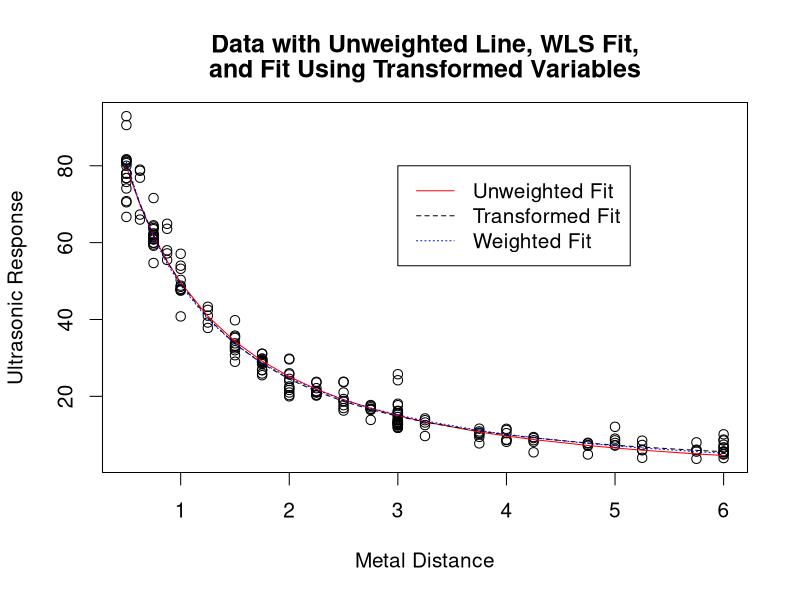

This chart was generated by the following R code:
######################################################################
##
## regression-4.6.3.5.R
##
## AUTHOR:       Jolene Splett
## MODIFICATION: 2007 Apr 19
## HANDBOOK:     4.6.3.5. Compare the Fits  
## http://www.itl.nist.gov/div898/handbook/pmd/section6/pmd635.htm

######################################################################
##
## LEFT SIDE BAR:  Three Fits to Compare

## It is interesting to compare the results of the three fits:

##    1. Unweighted fit
##    2. Transformed fit
##    3. Weighted fit 

## Create vector with dependent variable, ultrasonic response
resp = c( 92.9000,78.7000,64.2000,64.9000,57.1000,43.3000,31.1000,23.6000,
          31.0500,23.7750,17.7375,13.8000,11.5875,9.4125,7.7250,7.3500,
          8.0250,90.6000,76.9000,71.6000,63.6000,54.0000,39.2000,29.3000,
          21.4000,29.1750,22.1250,17.5125,14.2500,9.4500,9.1500,7.9125,
          8.4750,6.1125,80.0000,79.0000,63.8000,57.2000,53.2000,42.5000,
          26.8000,20.4000,26.8500,21.0000,16.4625,12.5250,10.5375,8.5875,
          7.1250,6.1125,5.9625,74.1000,67.3000,60.8000,55.5000,50.3000,
          41.0000,29.4000,20.4000,29.3625,21.1500,16.7625,13.2000,10.8750,
          8.1750,7.3500,5.9625,5.6250,81.5000,62.4000,32.5000,12.4100,
          13.1200,15.5600,5.6300,78.0000,59.9000,33.2000,13.8400,12.7500,
          14.6200,3.9400,76.8000,61.0000,32.9000,13.8700,11.8100,13.3100,
          5.4400,78.0000,63.5000,33.8000,12.5600,5.6300,12.7500,13.1200,
          5.4400,76.8000,60.0000,47.8000,32.0000,22.2000,22.5700,18.8200,
          13.9500,11.2500,9.0000,6.6700,75.8000,62.0000,48.8000,35.2000,  
          20.0000,20.3200,19.3100,12.7500,10.4200,7.3100,7.4200,70.5000,
          59.5000,48.5000,35.8000,21.0000,21.6700,21.0000,15.6400,8.1700,
          8.5500,10.1200,78.0000,66.0000,62.0000,58.0000,47.7000,37.8000,
          20.2000,21.0700,13.8700,9.6700,7.7600,5.4400,4.8700,4.0100,3.7500,
          24.1900,25.7600,18.0700,11.8100,12.0700,16.1200,70.8000,54.7000,
          48.0000,39.8000,29.8000,23.7000,29.6200,23.8100,17.7000,11.5500,
          12.0700,8.7400,80.7000,61.3000,47.5000,29.0000,24.0000,17.7000,
          24.5600,18.6700,16.2400,8.7400,7.8700,8.5100,66.7000,59.2000,
          40.8000,30.7000,25.7000,16.3000,25.9900,16.9500,13.3500,8.6200,
          7.2000,6.6400,13.6900,81.0000,64.5000,35.5000,13.3100,4.8700,
          12.9400,5.0600,15.1900,14.6200,15.6400,25.5000,25.9500,81.7000,
          61.6000,29.8000,29.8100,17.1700,10.3900,28.4000,28.6900,81.3000,
          60.9000,16.6500,10.0500,28.9000,28.9500)

## Create vector with independent variable, metal distance
dist = c(0.500,0.625,0.750,0.875,1.000,1.250,1.750,2.250,1.750,2.250,2.750,
         3.250,3.750,4.250,4.750,5.250,5.750,0.500,0.625,0.750,0.875,1.000,
         1.250,1.750,2.250,1.750,2.250,2.750,3.250,3.750,4.250,4.750,5.250,
         5.750,0.500,0.625,0.750,0.875,1.000,1.250,1.750,2.250,1.750,2.250,
         2.750,3.250,3.750,4.250,4.750,5.250,5.750,0.500,0.625,0.750,0.875,
         1.000,1.250,1.750,2.250,1.750,2.250,2.750,3.250,3.750,4.250,4.750,
         5.250,5.750,0.500,0.750,1.500,3.000,3.000,3.000,6.000,0.500,0.750,
         1.500,3.000,3.000,3.000,6.000,0.500,0.750,1.500,3.000,3.000,3.000,
         6.000,0.500,0.750,1.500,3.000,6.000,3.000,3.000,6.000,0.500,0.750,
         1.000,1.500,2.000,2.000,2.500,3.000,4.000,5.000,6.000,0.500,0.750,
         1.000,1.500,2.000,2.000,2.500,3.000,4.000,5.000,6.000,0.500,0.750,
         1.000,1.500,2.000,2.000,2.500,3.000,4.000,5.000,6.000,0.500,0.625,
         0.750,0.875,1.000,1.250,2.250,2.250,2.750,3.250,3.750,4.250,4.750,
         5.250,5.750,3.000,3.000,3.000,3.000,3.000,3.000,0.500,0.750,1.000,
         1.500,2.000,2.500,2.000,2.500,3.000,4.000,5.000,6.000,0.500,0.750,
         1.000,1.500,2.000,2.500,2.000,2.500,3.000,4.000,5.000,6.000,0.500,
         0.750,1.000,1.500,2.000,2.500,2.000,2.500,3.000,4.000,5.000,6.000,
         3.000,0.500,0.750,1.500,3.000,6.000,3.000,6.000,3.000,3.000,3.000, 
         1.750,1.750,0.500,0.750,1.750,1.750,2.750,3.750,1.750,1.750,0.500,
         0.750,2.750,3.750,1.750,1.750)

## Save data in a data frame and determine the number of observations
df = data.frame(resp,dist)
len = length(resp)

## Fit initial model
out = nls(resp ~ exp(-b1*dist)/(b2 + b3*dist),
          start=list(b1=.1,b2=.1,b3=.1))
outi = summary(out)
uressd = outi$sigma
upred = resp - outi$resid
udfout = data.frame(upred,dist)
udfout = udfout[order(dist),]

## Fit model with sqrt(Ultrasonic Response)
sqrtresp = sqrt(resp)
out = nls(sqrtresp ~ exp(-b1*dist)/(b2 + b3*dist),
          start=list(b1=.1,b2=.1,b3=.1))
outt = summary(out)
pred = sqrtresp - outt$resid
dfout = data.frame(pred,dist)
dfout = dfout[order(dist),]
tpred = pred**2
tresid = resp - tpred
tressd = sqrt(sum(tresid**2)/outt$df[2])

## Weighted regression analysis
w = 1/(dist**(-1))
out = nls(~ sqrt(w)*(resp - exp(-b1*dist)/(b2 + b3*dist)),
          start=list(b1=.1,b2=.1,b3=.1))
outw = summary(out)
wpred = exp(-outw$parameters[1,1]*dist)/(outw$parameters[2,1] + 
        outw$parameters[3,1]*dist)
resid = resp - wpred
wresid = sqrt(w)*(resp-wpred)
wdfout = data.frame(wpred,dist)
wdfout = wdfout[order(dist),]
wressd = sqrt(sum(resid**2)/outw$df[2])

######################################################################
##
## LEFT SIDE BAR:  Plots of Fits with Data

## The first step in comparing the fits is to plot all three sets of 
## predicted values (in the original units) on the same plot with the 
## raw data.

## Plot to compare fits
par(mfrow=c(1,1),cex=1.25,ask=T)
plot(dist,resp,xlab="Metal Distance", ylab="Ultrasonic Response")
lines(udfout$dist,udfout$upred, lty=1, col="red")
lines(dfout$dist,dfout$pred**2, lty=2, col="black")
lines(wdfout$dist, wdfout$wpred, lty=3,col="blue")
legend(x=3,y=80,
       legend=c("Unweighted Fit","Transformed Fit","Weighted Fit"),
       lty=c(1,2,3), col=c("red","black","blue"))
title("Data with Unweighted Line, WLS Fit,",line=2)
title("and Fit Using Transformed Variables",line=1)

## This plot shows that all three fits generate comparable predicted 
## values. We can also compare the residual standard deviations (RESSD) 
## from the fits. The RESSD for the transformed data is calculated after 
## translating the predicted values back to the original scale.

##  Compare RESSD from fits

## RESSD from original fit
uressd
##> [1] 3.361672

## RESSD from fit using transformed response
tressd
##> [1] 3.323509

## RESSD from weighted fit
wressd
##> [1] 3.40894

## In this case, the RESSD is quite close for all three fits 
## (which is to be expected based on the plot).

######################################################################
##
## LEFT SIDE BAR:  Conclusion

## Given that transformed and weighted fits generate predicted values 
## that are quite close to the original fit, why would we want to make 
## the extra effort to generate a transformed or weighted fit? We do 
## so to develop a model that satisfies the <model assumptions 4.2.1>  
## for fitting a nonlinear model. This gives us more confidence that 
## conclusions and analyses based on the model are justified and 
## appropriate.

######################################################################
## ================================================================ ##
######################################################################
